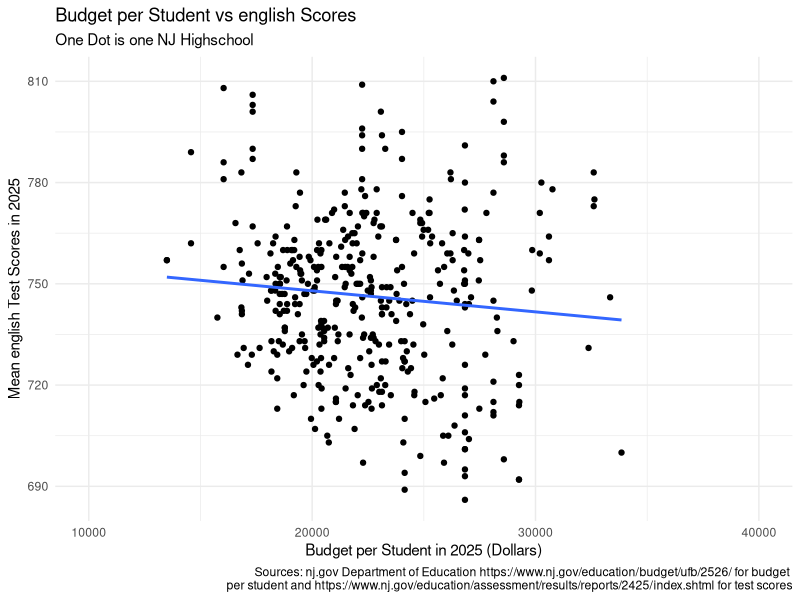

The R script that drew this image:

#Import tidyverse and dplyr
library(tidyverse)
library(dplyr)

#Import budget_scores with the z scores
budget_scores <- read.csv("data/budget_scores.csv")

#Create a figure showing budget per student vs english test scores
budget_general_english <- ggplot(budget_scores, aes(x = budget_per_pupil, y = english_mean_scale_score)) +
  geom_point() +
  geom_smooth(method = "lm", se = FALSE) +
  coord_cartesian(xlim = c(10000, 40000)) +
  labs(
    title = "Budget per Student vs english Scores",
    subtitle = "One Dot is one NJ Highschool",
    x = "Budget per Student in 2025 (Dollars)",
    y = "Mean english Test Scores in 2025", 
    caption = "Sources: nj.gov Department of Education https://www.nj.gov/education/budget/ufb/2526/ for budget \n per student and https://www.nj.gov/education/assessment/results/reports/2425/index.shtml for test scores" 
  ) +
  theme_minimal()

#Save the figure
ggsave("output/figures/budget_general_english.png", budget_general_english, width =  6, height = 5, bg = "white")
